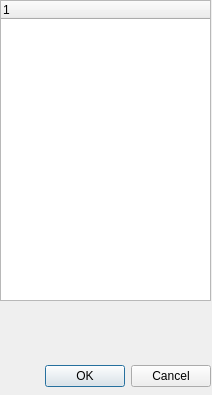
<?xml version="1.0" encoding="UTF-8"?>
<ui version="4.0">
 <class>Form</class>
 <widget class="QWidget" name="Form">
  <property name="geometry">
   <rect>
    <x>0</x>
    <y>0</y>
    <width>212</width>
    <height>395</height>
   </rect>
  </property>
  <property name="windowTitle">
   <string>Form</string>
  </property>
  <widget class="QTreeWidget" name="tree_view">
   <property name="geometry">
    <rect>
     <x>0</x>
     <y>0</y>
     <width>211</width>
     <height>301</height>
    </rect>
   </property>
   <column>
    <property name="text">
     <string notr="true">1</string>
    </property>
   </column>
  </widget>
  <widget class="QLabel" name="feedback">
   <property name="geometry">
    <rect>
     <x>10</x>
     <y>320</y>
     <width>191</width>
     <height>20</height>
    </rect>
   </property>
   <property name="text">
    <string/>
   </property>
  </widget>
  <widget class="QDialogButtonBox" name="buttonBox">
   <property name="geometry">
    <rect>
     <x>-130</x>
     <y>360</y>
     <width>341</width>
     <height>32</height>
    </rect>
   </property>
   <property name="orientation">
    <enum>Qt::Horizontal</enum>
   </property>
   <property name="standardButtons">
    <set>QDialogButtonBox::Cancel|QDialogButtonBox::Ok</set>
   </property>
  </widget>
 </widget>
 <resources/>
 <connections/>
</ui>
